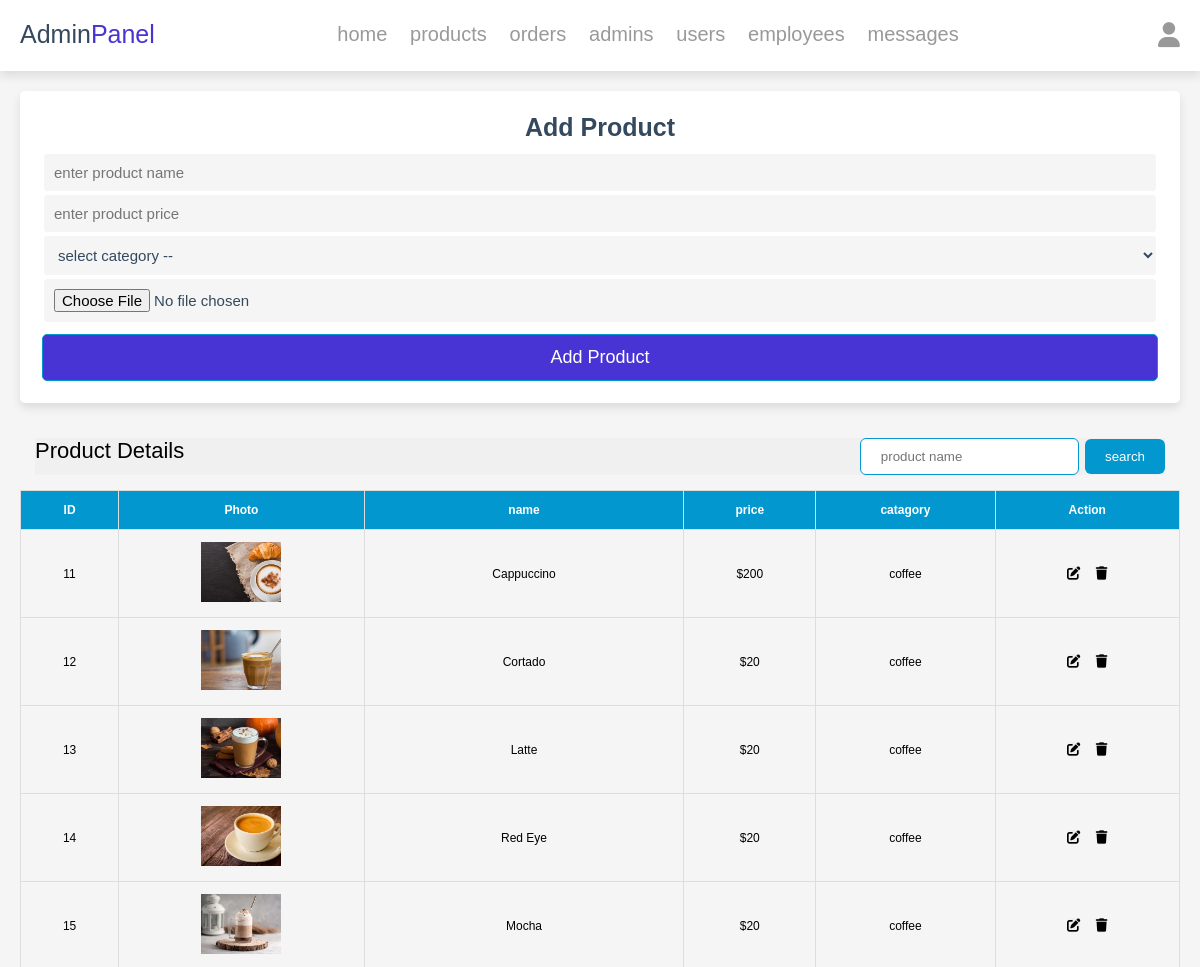
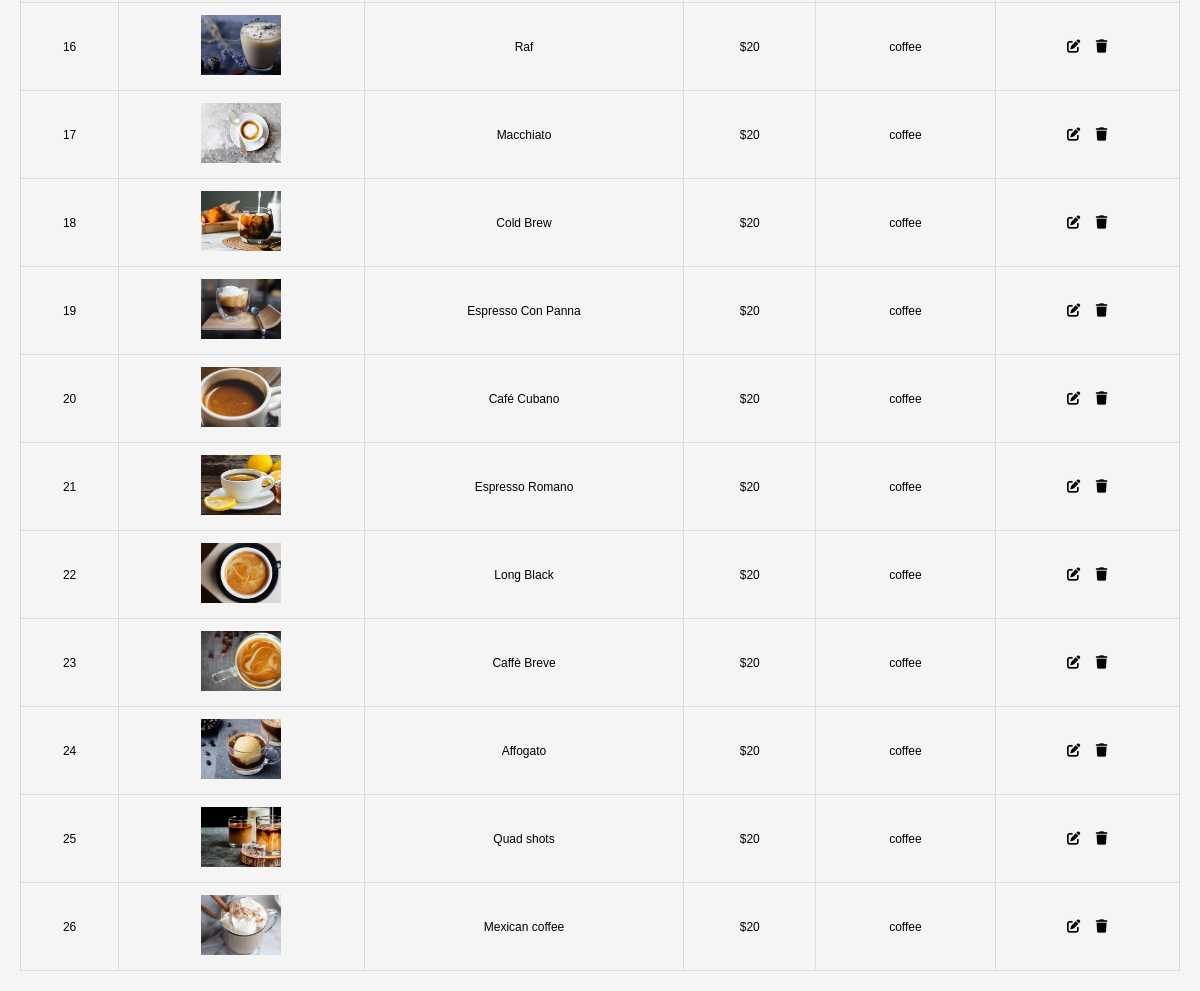
The app's page /admin/products.php (signed in) with its own data (2 pictures, top to bottom).
### tables this page shows
CREATE TABLE `products` (
  `id` int(100) NOT NULL,
  `name` varchar(100) NOT NULL,
  `category` varchar(100) NOT NULL,
  `price` int(10) NOT NULL,
  `image` varchar(100) NOT NULL,
  `popularity` int(8) DEFAULT NULL,
  `disprice` int(10) DEFAULT NULL,
  `desc` varchar(1500) DEFAULT NULL
);

### admin/products.php (the view, shortened to what this page needs)
<?php
include '../components/connect.php';
?>
<!DOCTYPE html>
<html lang="en">
<head>
   <link rel="stylesheet" href="https://cdnjs.cloudflare.com/ajax/libs/font-awesome/6.1.1/css/all.min.css">
   <link rel="stylesheet" href="../css/dashboard_style.css">
   <link rel="stylesheet" href="../css/table.css">
</head>
<body>
   <?php include '../components/admin_header.php' ?>
   <section class="add-products">
      <form action="" method="POST" enctype="multipart/form-data">
         <h3>add product</h3>
         <input type="text" required placeholder="enter product name" name="name" maxlength="100" class="box">
         <input type="number" min="0" max="9999999999" required placeholder="enter product price" name="price" onkeypress="if(this.value.length == 10) return false;" class="box">
         <select name="category" class="box" required>
            <option value="" disabled selected>select category --</option>
         </select>
         <input type="file" name="image" class="box" accept="image/jpg, image/jpeg, image/png, image/webp" required>
         <input type="submit" value="add product" name="add_product" class="btn">
      </form>
   </section>
   <section class="show-products" style="padding-top: 0;">
      <div class="table_header">
         <p>Product Details</p>
         <div>
            <input placeholder="product name">
            <button class="add_new">search</button>
         </div>
      </div>
      <div>
         <table class="table">
            <thead>
               <tr>
                  <th>ID</th>
                  <th>Photo</th>
                  <th>name</th>
                  <th>price</th>
                  <th>catagory</th>
                  <th>Action</th>
               </tr>
            </thead>
            <tbody>
               <?php
               $show_products = $conn->prepare("SELECT * FROM `products`");
               $show_products->execute();
               if ($show_products->rowCount() > 0) {
                  while ($fetch_products = $show_products->fetch(PDO::FETCH_ASSOC)) {
               ?>
                     <tr>
                        <td><?= $fetch_products['id']; ?></td>
                        <td><img style="height: 60px;" src="../uploaded_img/<?= $fetch_products['image']; ?>" alt=""></td>
                        <td><?= $fetch_products['name']; ?></td>
                        <td><span>$</span><?= $fetch_products['price']; ?><span></td>
                        <td><?= $fetch_products['category']; ?></td>
                        <td>
                           <a href="update_product.php?update=<?= $fetch_products['id']; ?>"><button><i class="fa-solid fa-pen-to-square"></i></button></a>
                           <a href="products.php?delete=<?= $fetch_products['id']; ?>" onclick="return confirm('delete this product?');"><button><i class="fa-solid fa-trash"></i></button></a>
                        </td>
                     </tr>
               <?php
                  }
               } else {
                  echo '<p class="empty">no products added yet!</p>';
               }
               ?>
            </tbody>
         </table>
      </div>
   </section>
</body>
</html>

### css/dashboard_style.css (style rules this page uses)
:root { --main-color: #4834d4; --red: #e74c3c; --orange: #f39c12; --black: #34495e; --white: #fff; --light-bg: #f5f5f5; --light-color: #999; --border: .2rem solid var(--white); --box-shadow: 0 .5rem 1rem rgba(0, 0, 0, .1); }
* { font-family: 'Montserrat', sans-serif; margin: 0; padding: 0; box-sizing: border-box; text-decoration: none; outline: none; border: none; }
.table { width: 100%; border-collapse: collapse; }
button { outline: none; border: none; border-radius: 6px; cursor: pointer; }
.add_new { padding: 10px 20px; color: #ffffff; background-color: aqua; }
.table td, .table th { padding: 12px 15px; border: 1px solid #ddd; text-align: center; font-size: 16px; }
.table th { background-color: darkblue; color: #ffffff; }
.table tbody tr:nth-child(even) { background-color: #f5f5f5; }
html { font-size: 62.5%; overflow-x: hidden; }
body { background-color: var(--light-bg); }
section { max-width: 1200px; margin: 0 auto; padding: 2rem; }
.btn, .delete-btn, .option-btn { display: block; margin-top: 1rem; border-radius: .5rem; cursor: pointer; width: 100%; font-size: 1.8rem; color: var(--white); padding: 1.2rem 3rem; text-transform: capitalize; text-align: center; }
.btn { background-color: var(--main-color); }
.add-products form { margin: 0 auto; background-color: var(--white); border-radius: .5rem; box-shadow: var(--box-shadow); border: var(--border); padding: 2rem; text-align: center; }
.add-products form h3 { margin-bottom: 1rem; font-size: 2.5rem; color: var(--black); text-transform: capitalize; }
.add-products form .box { background-color: var(--light-bg); border: var(--border); width: 100%; padding: 1rem; font-size: 1.5rem; color: var(--black); border-radius: .5rem; }

### css/table.css (style rules this page uses)
* { box-sizing: border-box; font-family: 'Anton', sans-serif; }
html { font-family: 'Anton', sans-serif; }
.table { width: 100%; border-collapse: collapse; overflow: scroll; }
.table_header { display: flex; font-size: 22px; justify-content: space-between; margin: 15px; text-align: center; background-color: rgb(240, 240, 240); }
button { outline: none; border: none; border-radius: 6px; cursor: pointer; }
.add_new { padding: 10px 20px; color: #ffffff; background-color: #0298cf; }
input { padding: 10px 20px; outline: none; border-radius: 6px; border: 1px solid #0298cf; }
.table td, .table th { padding: 12px 15px; border: 1px solid #ddd; text-align: center; font-size: 12px; }
td a { padding: 6px; }
td img { height: 80px; width: 80px; object-fit: cover; }
.table th { background-color: #0298cf; color: #ffffff; }
.table tbody tr:nth-child(even) { background-color: #f5f5f5; }

### records on screen
products: id "11", image (picture), name "Cappuccino", price "200", category "coffee"
products: id "12", image (picture), name "Cortado", price "20", category "coffee"
products: id "13", image (picture), name "Latte", price "20", category "coffee"
products: id "14", image (picture), name "Red Eye", price "20", category "coffee"
products: id "15", image (picture), name "Mocha", price "20", category "coffee"
products: id "16", image (picture), name "Raf", price "20", category "coffee"
products: id "17", image (picture), name "Macchiato", price "20", category "coffee"
products: id "18", image (picture), name "Cold Brew", price "20", category "coffee"
products: id "19", image (picture), name "Espresso Con Panna", price "20", category "coffee"
products: id "20", image (picture), name "Café Cubano", price "20", category "coffee"
products: id "21", image (picture), name "Espresso Romano", price "20", category "coffee"
products: id "22", image (picture), name "Long Black", price "20", category "coffee"
products: id "23", image (picture), name "Caffè Breve", price "20", category "coffee"
products: id "24", image (picture), name "Affogato", price "20", category "coffee"
products: id "25", image (picture), name "Quad shots", price "20", category "coffee"
products: id "26", image (picture), name "Mexican coffee", price "20", category "coffee"
